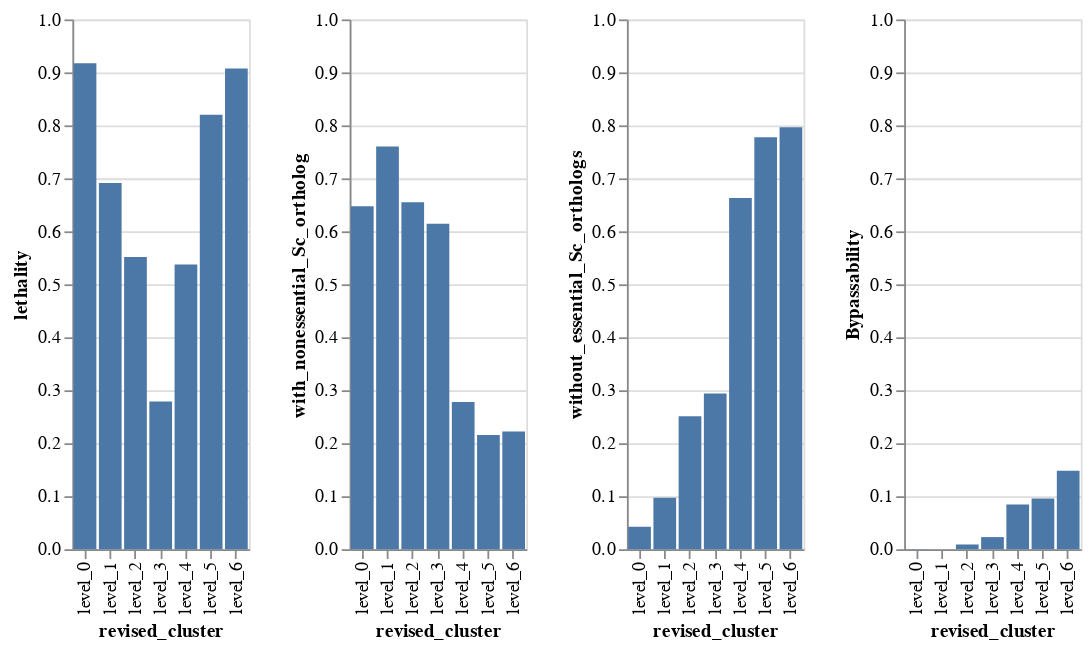

Source (notebook cell):
### Code cell
alt.Chart(filtered_category_ratios).mark_bar().encode(
    x="revised_cluster",
    y=alt.Y(alt.repeat("column"), type="quantitative", scale=alt.Scale(domain=[0, 1])),
).properties(
    width=100
).repeat(
    column=list(category_variables.keys())
)

### Figure 1 — Vega specification as saved in the notebook (floating-point values rounded to 4 significant figures)
{"$schema": "https://vega.github.io/schema/vega/v5.json", "data": [{"name": "source_0"}, {"name": "data_0", "values": [{"lethality": 0.9174, "lethality_end": 0.9174, "lethality_start": 0.0, "revised_cluster": "level_0"}, {"lethality": 0.6914, "lethality_end": 0.6914, "lethality_start": 0.0, "revised_cluster": "level_1"}, {"lethality": 0.5516, "lethality_end": 0.5516, "lethality_start": 0.0, "revised_cluster": "level_2"}, {"lethality": 0.2786, "lethality_end": 0.2786, "lethality_start": 0.0, "revised_cluster": "level_3"}, {"lethality": 0.5376, "lethality_end": 0.5376, "lethality_start": 0.0, "revised_cluster": "level_4"}, {"lethality": 0.82, "lethality_end": 0.82, "lethality_start": 0.0, "revised_cluster": "level_5"}, {"lethality": 0.9074, "lethality_end": 0.9074, "lethality_start": 0.0, "revised_cluster": "level_6"}]}, {"name": "data_1", "values": [{"revised_cluster": "level_0", "with_nonessential_Sc_ortholog": 0.6475, "with_nonessential_Sc_ortholog_end": 0.6475, "with_nonessential_Sc_ortholog_start": 0.0}, {"revised_cluster": "level_1", "with_nonessential_Sc_ortholog": 0.76, "with_nonessential_Sc_ortholog_end": 0.76, "with_nonessential_Sc_ortholog_start": 0.0}, {"revised_cluster": "level_2", "with_nonessential_Sc_ortholog": 0.6547, "with_nonessential_Sc_ortholog_end": 0.6547, "with_nonessential_Sc_ortholog_start": 0.0}, {"revised_cluster": "level_3", "with_nonessential_Sc_ortholog": 0.6145, "with_nonessential_Sc_ortholog_end": 0.6145, "with_nonessential_Sc_ortholog_start": 0.0}, {"revised_cluster": "level_4", "with_nonessential_Sc_ortholog": 0.2779, "with_nonessential_Sc_ortholog_end": 0.2779, "with_nonessential_Sc_ortholog_start": 0.0}, {"revised_cluster": "level_5", "with_nonessential_Sc_ortholog": 0.2156, "with_nonessential_Sc_ortholog_end": 0.2156, "with_nonessential_Sc_ortholog_start": 0.0}, {"revised_cluster": "level_6", "with_nonessential_Sc_ortholog": 0.2222, "with_nonessential_Sc_ortholog_end": 0.2222, "with_nonessential_Sc_ortholog_start": 0.0}]}, {"name": "data_2", "values": [{"revised_cluster": "level_0", "without_essential_Sc_orthologs": 0.0424, "without_essential_Sc_orthologs_end": 0.0424, "without_essential_Sc_orthologs_start": 0.0}, {"revised_cluster": "level_1", "without_essential_Sc_orthologs": 0.09714, "without_essential_Sc_orthologs_end": 0.09714, "without_essential_Sc_orthologs_start": 0.0}, {"revised_cluster": "level_2", "without_essential_Sc_orthologs": 0.2511, "without_essential_Sc_orthologs_end": 0.2511, "without_essential_Sc_orthologs_start": 0.0}, {"revised_cluster": "level_3", "without_essential_Sc_orthologs": 0.2939, "without_essential_Sc_orthologs_end": 0.2939, "without_essential_Sc_orthologs_start": 0.0}, {"revised_cluster": "level_4", "without_essential_Sc_orthologs": 0.6629, "without_essential_Sc_orthologs_end": 0.6629, "without_essential_Sc_orthologs_start": 0.0}, {"revised_cluster": "level_5", "without_essential_Sc_orthologs": 0.7778, "without_essential_Sc_orthologs_end": 0.7778, "without_essential_Sc_orthologs_start": 0.0}, {"revised_cluster": "level_6", "without_essential_Sc_orthologs": 0.7963, "without_essential_Sc_orthologs_end": 0.7963, "without_essential_Sc_orthologs_start": 0.0}]}, {"name": "data_3", "values": [{"Bypassability": 0.0003593, "Bypassability_end": 0.0003593, "Bypassability_start": 0.0, "revised_cluster": "level_0"}, {"Bypassability": 0.0, "Bypassability_end": 0.0, "Bypassability_start": 0.0, "revised_cluster": "level_1"}, {"Bypassability": 0.008969, "Bypassability_end": 0.008969, "Bypassability_start": 0.0, "revised_cluster": "level_2"}, {"Bypassability": 0.0229, "Bypassability_end": 0.0229, "Bypassability_start": 0.0, "revised_cluster": "level_3"}, {"Bypassability": 0.08428, "Bypassability_end": 0.08428, "Bypassability_start": 0.0, "revised_cluster": "level_4"}, {"Bypassability": 0.09556, "Bypassability_end": 0.09556, "Bypassability_start": 0.0, "revised_cluster": "level_5"}, {"Bypassability": 0.1481, "Bypassability_end": 0.1481, "Bypassability_start": 0.0, "revised_cluster": "level_6"}]}, {"name": "data_0_child__column_lethality_x_domain_revised_cluster", "values": [{"revised_cluster": "level_0"}, {"revised_cluster": "level_1"}, {"revised_cluster": "level_2"}, {"revised_cluster": "level_3"}, {"revised_cluster": "level_4"}, {"revised_cluster": "level_5"}, {"revised_cluster": "level_6"}]}, {"name": "data_1_child__column_with_nonessential_Sc_ortholog_x_domain_revised_cluster", "values": [{"revised_cluster": "level_0"}, {"revised_cluster": "level_1"}, {"revised_cluster": "level_2"}, {"revised_cluster": "level_3"}, {"revised_cluster": "level_4"}, {"revised_cluster": "level_5"}, {"revised_cluster": "level_6"}]}, {"name": "data_2_child__column_without_essential_Sc_orthologs_x_domain_revised_cluster", "values": [{"revised_cluster": "level_0"}, {"revised_cluster": "level_1"}, {"revised_cluster": "level_2"}, {"revised_cluster": "level_3"}, {"revised_cluster": "level_4"}, {"revised_cluster": "level_5"}, {"revised_cluster": "level_6"}]}, {"name": "data_3_child__column_Bypassability_x_domain_revised_cluster", "values": [{"revised_cluster": "level_0"}, {"revised_cluster": "level_1"}, {"revised_cluster": "level_2"}, {"revised_cluster": "level_3"}, {"revised_cluster": "level_4"}, {"revised_cluster": "level_5"}, {"revised_cluster": "level_6"}]}], "signals": [{"name": "childWidth", "value": 100}, {"name": "childHeight", "value": 300}], "marks": [{"type": "group", "name": "child__column_lethality_group", "encode": {"update": {"width": {"signal": "childWidth"}, "height": {"signal": "childHeight"}}}, "marks": [{"type": "rect", "name": "child__column_lethality_marks", "from": {"data": "data_0"}, "encode": {"update": {"x": {"field": "revised_cluster", "scale": "child__column_lethality_x"}, "description": {"signal": "\"revised_cluster: \" + (isValid(datum[\"revised_cluster\"]) ? datum[\"revised_cluster\"] : \"\"+datum[\"revised_cluster\"]) + \"; lethality: \" + (format(datum[\"lethality\"], \"\"))"}, "y": {"field": "lethality_end", "scale": "child__column_lethality_y"}, "y2": {"field": "lethality_start", "scale": "child__column_lethality_y"}, "fill": {"value": "#4c78a8"}, "width": {"signal": "max(0.25, bandwidth('child__column_lethality_x'))"}, "ariaRoleDescription": {"value": "bar"}}}, "style": ["bar"]}], "axes": [{"scale": "child__column_lethality_y", "maxExtent": 0, "labels": false, "zindex": 0, "minExtent": 0, "ticks": false, "aria": false, "domain": false, "gridScale": "child__column_lethality_x", "orient": "left", "grid": true, "tickCount": {"signal": "ceil(childHeight/40)"}}, {"scale": "child__column_lethality_x", "orient": "bottom", "labelAlign": "right", "labelAngle": 270, "zindex": 0, "labelBaseline": "middle", "title": "revised_cluster", "grid": false}, {"scale": "child__column_lethality_y", "title": "lethality", "grid": false, "zindex": 0, "orient": "left", "labelOverlap": true, "tickCount": {"signal": "ceil(childHeight/40)"}}], "style": "cell"}, {"type": "group", "name": "child__column_with_nonessential_Sc_ortholog_group", "encode": {"update": {"height": {"signal": "childHeight"}, "width": {"signal": "childWidth"}}}, "marks": [{"type": "rect", "name": "child__column_with_nonessential_Sc_ortholog_marks", "from": {"data": "data_1"}, "encode": {"update": {"x": {"field": "revised_cluster", "scale": "child__column_with_nonessential_Sc_ortholog_x"}, "width": {"signal": "max(0.25, bandwidth('child__column_with_nonessential_Sc_ortholog_x'))"}, "y": {"field": "with_nonessential_Sc_ortholog_end", "scale": "child__column_with_nonessential_Sc_ortholog_y"}, "y2": {"field": "with_nonessential_Sc_ortholog_start", "scale": "child__column_with_nonessential_Sc_ortholog_y"}, "fill": {"value": "#4c78a8"}, "ariaRoleDescription": {"value": "bar"}, "description": {"signal": "\"revised_cluster: \" + (isValid(datum[\"revised_cluster\"]) ? datum[\"revised_cluster\"] : \"\"+datum[\"revised_cluster\"]) + \"; with_nonessential_Sc_ortholog: \" + (format(datum[\"with_nonessential_Sc_ortholog\"], \"\"))"}}}, "style": ["bar"]}], "axes": [{"scale": "child__column_with_nonessential_Sc_ortholog_y", "tickCount": {"signal": "ceil(childHeight/40)"}, "ticks": false, "zindex": 0, "maxExtent": 0, "aria": false, "minExtent": 0, "gridScale": "child__column_with_nonessential_Sc_ortholog_x", "grid": true, "domain": false, "labels": false, "orient": "left"}, {"scale": "child__column_with_nonessential_Sc_ortholog_x", "labelAngle": 270, "grid": false, "labelBaseline": "middle", "zindex": 0, "title": "revised_cluster", "labelAlign": "right", "orient": "bottom"}, {"scale": "child__column_with_nonessential_Sc_ortholog_y", "title": "with_nonessential_Sc_ortholog", "grid": false, "labelOverlap": true, "tickCount": {"signal": "ceil(childHeight/40)"}, "zindex": 0, "orient": "left"}], "style": "cell"}, {"type": "group", "name": "child__column_without_essential_Sc_orthologs_group", "encode": {"update": {"height": {"signal": "childHeight"}, "width": {"signal": "childWidth"}}}, "marks": [{"type": "rect", "name": "child__column_without_essential_Sc_orthologs_marks", "from": {"data": "data_2"}, "encode": {"update": {"y": {"field": "without_essential_Sc_orthologs_end", "scale": "child__column_without_essential_Sc_orthologs_y"}, "width": {"signal": "max(0.25, bandwidth('child__column_without_essential_Sc_orthologs_x'))"}, "description": {"signal": "\"revised_cluster: \" + (isValid(datum[\"revised_cluster\"]) ? datum[\"revised_cluster\"] : \"\"+datum[\"revised_cluster\"]) + \"; without_essential_Sc_orthologs: \" + (format(datum[\"without_essential_Sc_orthologs\"], \"\"))"}, "y2": {"field": "without_essential_Sc_orthologs_start", "scale": "child__column_without_essential_Sc_orthologs_y"}, "fill": {"value": "#4c78a8"}, "x": {"field": "revised_cluster", "scale": "child__column_without_essential_Sc_orthologs_x"}, "ariaRoleDescription": {"value": "bar"}}}, "style": ["bar"]}], "axes": [{"scale": "child__column_without_essential_Sc_orthologs_y", "labels": false, "gridScale": "child__column_without_essential_Sc_orthologs_x", "tickCount": {"signal": "ceil(childHeight/40)"}, "minExtent": 0, "orient": "left", "maxExtent": 0, "domain": false, "ticks": false, "aria": false, "grid": true, "zindex": 0}, {"scale": "child__column_without_essential_Sc_orthologs_x", "title": "revised_cluster", "labelAlign": "right", "zindex": 0, "orient": "bottom", "labelAngle": 270, "grid": false, "labelBaseline": "middle"}, {"scale": "child__column_without_essential_Sc_orthologs_y", "labelOverlap": true, "grid": false, "orient": "left", "tickCount": {"signal": "ceil(childHeight/40)"}, "zindex": 0, "title": "without_essential_Sc_orthologs"}], "style": "cell"}, {"type": "group", "name": "child__column_Bypassability_group", "encode": {"update": {"height": {"signal": "childHeight"}, "width": {"signal": "childWidth"}}}, "marks": [{"type": "rect", "name": "child__column_Bypassability_marks", "from": {"data": "data_3"}, "encode": {"update": {"width": {"signal": "max(0.25, bandwidth('child__column_Bypassability_x'))"}, "y": {"field": "Bypassability_end", "scale": "child__column_Bypassability_y"}, "ariaRoleDescription": {"value": "bar"}, "description": {"signal": "\"revised_cluster: \" + (isValid(datum[\"revised_cluster\"]) ? datum[\"revised_cluster\"] : \"\"+datum[\"revised_cluster\"]) + \"; Bypassability: \" + (format(datum[\"Bypassability\"], \"\"))"}, "y2": {"field": "Bypassability_start", "scale": "child__column_Bypassability_y"}, "x": {"field": "revised_cluster", "scale": "child__column_Bypassability_x"}, "fill": {"value": "#4c78a8"}}}, "style": ["bar"]}], "axes": [{"scale": "child__column_Bypassability_y", "gridScale": "child__column_Bypassability_x", "domain": false, "orient": "left", "grid": true, "labels": false, "maxExtent": 0, "aria": false, "minExtent": 0, "ticks": false, "zindex": 0, "tickCount": {"signal": "ceil(childHeight/40)"}}, {"scale": "child__column_Bypassability_x", "labelBaseline": "middle", "zindex": 0, "labelAlign": "right", "orient": "bottom", "grid": false, "labelAngle": 270, "title": "revised_cluster"}, {"scale": "child__column_Bypassability_y", "orient": "left", "grid": false, "title": "Bypassability", "tickCount": {"signal": "ceil(childHeight/40)"}, "labelOverlap": true, "zindex": 0}], "style": "cell"}], "scales": [{"name": "child__column_lethality_x", "type": "band", "domain": {"data": "data_0_child__column_lethality_x_domain_revised_cluster", "field": "revised_cluster", "sort": true}, "range": [0, {"signal": "childWidth"}], "paddingInner": 0.1, "paddingOuter": 0.05}, {"name": "child__column_lethality_y", "type": "linear", "domain": [0, 1], "range": [{"signal": "childHeight"}, 0], "zero": true}, {"name": "child__column_with_nonessential_Sc_ortholog_x", "type": "band", "domain": {"data": "data_1_child__column_with_nonessential_Sc_ortholog_x_domain_revised_cluster", "field": "revised_cluster", "sort": true}, "range": [0, {"signal": "childWidth"}], "paddingOuter": 0.05, "paddingInner": 0.1}, {"name": "child__column_with_nonessential_Sc_ortholog_y", "type": "linear", "domain": [0, 1], "range": [{"signal": "childHeight"}, 0], "zero": true}, {"name": "child__column_without_essential_Sc_orthologs_x", "type": "band", "domain": {"data": "data_2_child__column_without_essential_Sc_orthologs_x_domain_revised_cluster", "field": "revised_cluster", "sort": true}, "range": [0, {"signal": "childWidth"}], "paddingOuter": 0.05, "paddingInner": 0.1}, {"name": "child__column_without_essential_Sc_orthologs_y", "type": "linear", "domain": [0, 1], "range": [{"signal": "childHeight"}, 0], "zero": true}, {"name": "child__column_Bypassability_x", "type": "band", "domain": {"data": "data_3_child__column_Bypassability_x_domain_revised_cluster", "field": "revised_cluster", "sort": true}, "range": [0, {"signal": "childWidth"}], "paddingOuter": 0.05, "paddingInner": 0.1}, {"name": "child__column_Bypassability_y", "type": "linear", "domain": [0, 1], "range": [{"signal": "childHeight"}, 0], "zero": true}], "padding": 5, "background": "white", "layout": {"padding": 20, "columns": 4, "bounds": "full", "align": "all"}}
